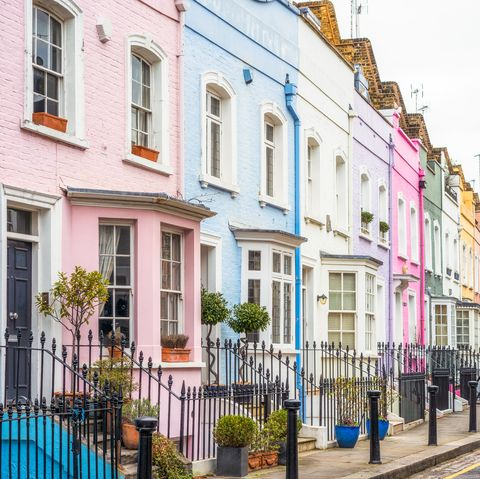
//> input picture images/london.jpg, 480 x 479 px
$ ./colorbook images/london.jpg   (built with g++ and OpenCV 4)
//> lines starting //> are read from the running program, lines starting //| are printed output that depends on the picture
//> further down, src is the input picture: 479 rows x 480 cols, CV_8UC3; mean B, G, R 169.6, 171.8, 177.8
#include <opencv2/imgproc/imgproc.hpp>
#include <opencv2/opencv.hpp>
#include <opencv2/highgui/highgui_c.h>
#include <iostream>
using namespace cv;

class ColorBook{
    private:
        Mat image;
        double sigmaX;
        double sigmaY;
    public:
        ColorBook(Mat img);
        Mat preblur(Mat img, double sigmaX, double sigmaY);
        Mat normalize_image(Mat img);
        Mat color_quantize(Mat img);
};

ColorBook::ColorBook(Mat img)
{
    image = img;
    sigmaX = 2;
    sigmaY = 0;
    Mat blurred = preblur(img, sigmaX, sigmaY);
    imshow( "Blurred Image", blurred);
    waitKey(5000);
    Mat normalized_blur = normalize_image(blurred);
    imshow( "Normalized Image", normalized_blur);
    waitKey(5000);
    imshow("Quantized", color_quantize(normalized_blur));
    waitKey(5000);
}

Mat ColorBook::preblur(Mat img, double sigmaX, double sigmaY)
{
//> called with sigmaX = 2, sigmaY = 0
    Mat blurred_img;
    GaussianBlur( img, blurred_img, Size( 0, 0 ), sigmaX, sigmaY );
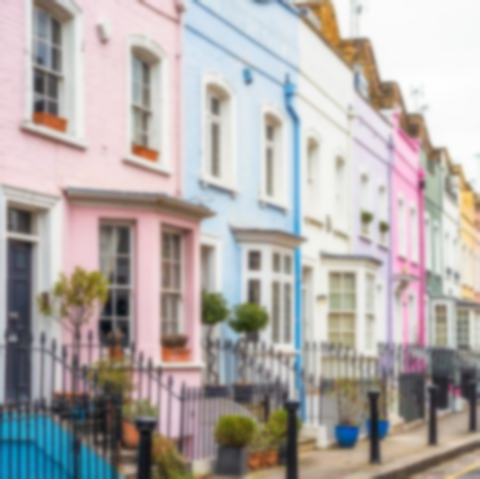
//> blurred_img: 479 rows x 480 cols, CV_8UC3; mean B, G, R 169.6, 171.8, 177.8
    return blurred_img;
}

Mat ColorBook::normalize_image(Mat img)
{
    Mat dst;
    normalize(img, dst, 1, 0, NORM_MINMAX, CV_32F);
    return dst;
}

Mat ColorBook::color_quantize(Mat img)
{
    Mat data;
    img.convertTo(data, CV_32F);
    data = data.reshape(1, data.total());

    Mat labels, centers;
    kmeans(data, 8, labels, TermCriteria(CV_TERMCRIT_ITER, 10, 1.0), 3, KMEANS_PP_CENTERS, centers);
//> centers = [[0.756, 0.753, 0.775], [0.323, 0.394, 0.455], [0.95, 0.954, 0.952], [0.485, 0.525, 0.581], [0.629, 0.477, 0.116], [0.613, 0.639, 0.697], [0.87, 0.856, 0.889], [0.229, 0.235, 0.241]]

    centers = centers.reshape(3, centers.rows);
    data = data.reshape(3, data.rows);

    Vec3f *p = data.ptr<Vec3f>();
    for (size_t i=0; i<data.rows; i++) {
        int center_id = labels.at<int>(i);
        p[i] = centers.at<Vec3f>(center_id);
    }
//> this loop made 229920 passes
//> center_id on passes 1 to 3: 6, 6, 6

    img = data.reshape(3, img.rows);
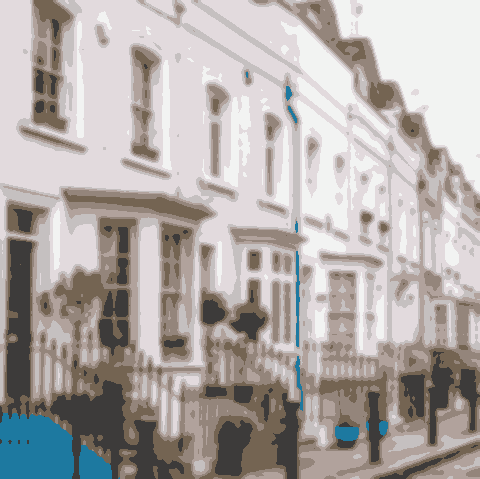
//> img: 479 rows x 480 cols, CV_32FC3; mean B, G, R 0.664, 0.673, 0.696
    img.convertTo(img, CV_8U);
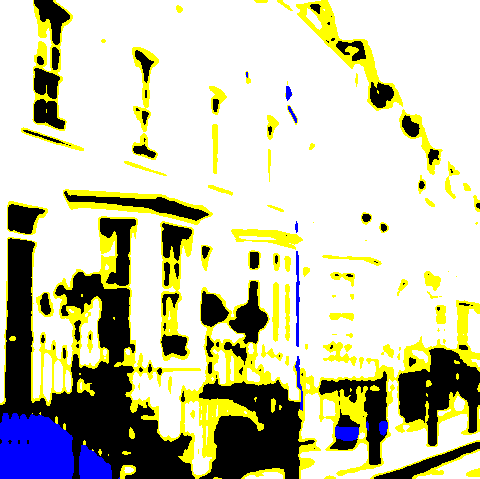
//> img: 479 rows x 480 cols, CV_8UC3; mean B, G, R 0.682, 0.784, 0.784; drawn with 1 as white

    return img;
}

int main(int argc, char *argv[]){
    if(argv[1]){
        Mat src = imread(argv[1]);
        ColorBook book(src);
    }
    else{
        Mat img = imread( "/home/gsethi2409/Personal-Projects/image-processing/ColorBooked/examples/barrhorn/barrhorn_colorized12.png", 1);
        ColorBook book(img);
    }
    return 0;
}

$ run again, on images/fisher.png
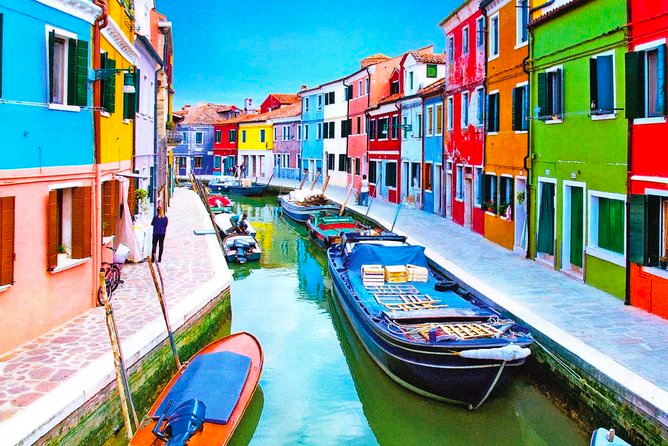
//> input picture images/fisher.png, 668 x 446 px
//> src is the input picture: 446 rows x 668 cols, CV_8UC3; mean B, G, R 147.4, 150.3, 127.2
//> in preblur, `GaussianBlur( img, blurred_img, Size( 0, 0 ), sigmaX, sigmaY );`:
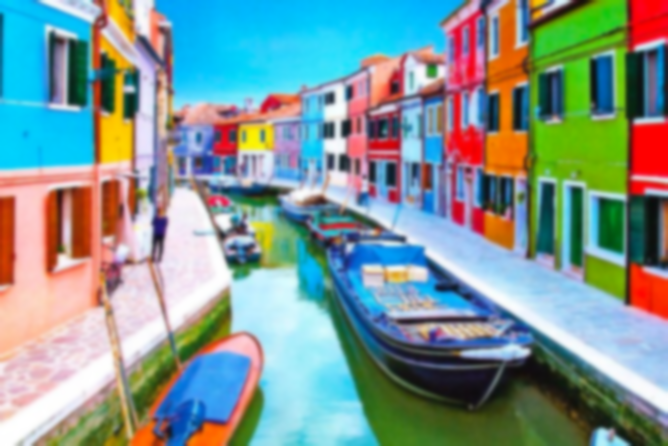
//> blurred_img: 446 rows x 668 cols, CV_8UC3; mean B, G, R 147.4, 150.3, 127.2
//> centers = [[0.96, 0.747, 0.0778], [0.172, 0.265, 0.183], [0.106, 0.651, 0.389], [0.544, 0.575, 0.75], [0.103, 0.284, 0.823], [0.885, 0.866, 0.914], [0.557, 0.44, 0.309], [0.896, 0.788, 0.596]]
//> the loop in color_quantize, `for (size_t i=0; i<data.rows; i++)` made 297928 passes
//> center_id on passes 1 to 3: 0, 0, 0
//> in color_quantize, `img.convertTo(img, CV_8U);`:
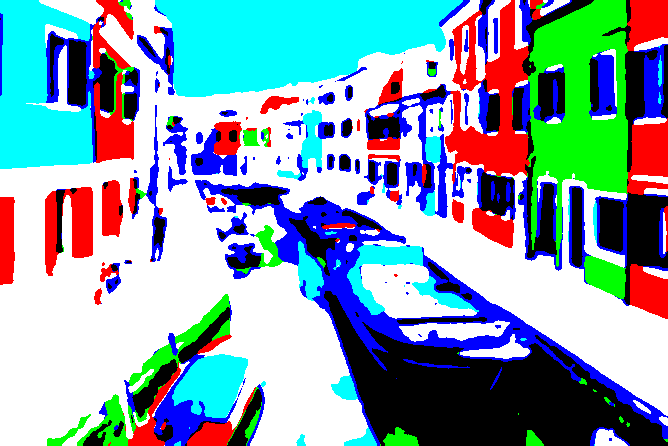
//> img: 446 rows x 668 cols, CV_8UC3; mean B, G, R 0.676, 0.632, 0.514; drawn with 1 as white

$ run again, on images/fisher2.png
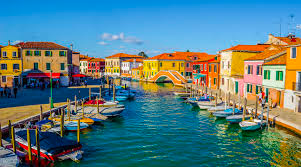
//> input picture images/fisher2.png, 301 x 167 px
//> src is the input picture: 167 rows x 301 cols, CV_8UC3; mean B, G, R 127.5, 124.4, 89.5
//> in preblur, `GaussianBlur( img, blurred_img, Size( 0, 0 ), sigmaX, sigmaY );`:
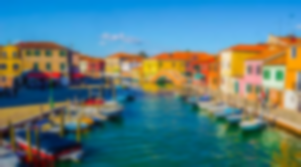
//> blurred_img: 167 rows x 301 cols, CV_8UC3; mean B, G, R 127.5, 124.5, 89.6
//> centers = [[0.257, 0.415, 0.528], [0.89, 0.679, 0.356], [0.525, 0.647, 0.731], [0.43, 0.435, 0.333], [0.169, 0.535, 0.799], [0.218, 0.186, 0.136], [0.879, 0.586, 0.0956], [0.419, 0.358, 0.0368]]
//> in color_quantize, `img.convertTo(img, CV_8U);`:
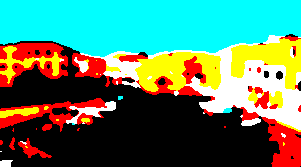
//> img: 167 rows x 301 cols, CV_8UC3; mean B, G, R 0.396, 0.501, 0.339; drawn with 1 as white
